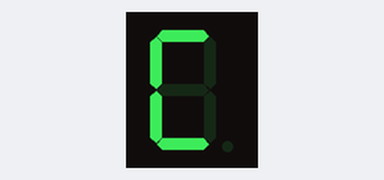
Bench run of a sketch on a simulated Arduino Uno, built with avr-gcc and run on an emulated ATmega328P. On the bench: 1-digit seven-segment display. Wiring (inferred from the names in the program): 1-digit 7-segment display, segments lit when HIGH: segments pin 5, pin 6, pin 7, pin 8, pin 9, pin 10, pin 11. The segment pins are drawn as the display they are named for.

Above: at 0.1 s.
At 1.6 s:
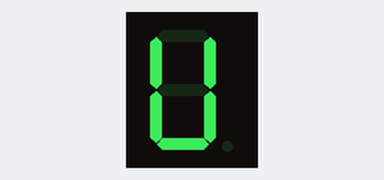
At 2.1 s:
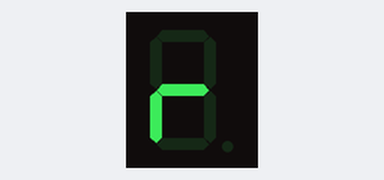
At 2.6 s:
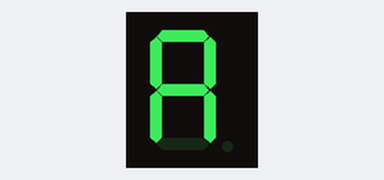

Measured:
- by itself, everything shown: repeats every 3.0 s, in 6 steps
- what the display in image 1 shows lasts 0.5 s, from 1.5 s to 2.0 s

The sketch:

EX1.ino
```cpp
/**************************************************************************
**                                                                       **
**                                                                       **
**                                TÍTOL:                                 **
**                                                                       **
**                                                                       **
**                                                                       **
**                                                                       **
**NOM: Bogdan Laurentiu Cucura                            DATA:          **
**************************************************************************/

//****************************INCLUDE**************************************


//****************************VARIABLE*************************************

const byte a = 5;
const byte b = 6;
const byte c = 7;
const byte d = 8;
const byte e = 9;
const byte f = 10;
const byte g = 11;
//****************************SETUP****************************************

void setup() {                 //configura el final de salida
pinMode (a, OUTPUT);
pinMode (b, OUTPUT);
pinMode (c, OUTPUT);
pinMode (d, OUTPUT);
pinMode (e, OUTPUT);
pinMode (f, OUTPUT);
pinMode (g, OUTPUT);
}

//****************************LOOP*****************************************
void loop() {                 //configura el bucle
digitalWrite (a, HIGH);
digitalWrite (b, LOW);
digitalWrite (c, LOW);
digitalWrite (d, HIGH);
digitalWrite (e, HIGH);
digitalWrite (f, HIGH);
digitalWrite (g, LOW);

delay(500);

digitalWrite (a, LOW);
digitalWrite (b, HIGH);
digitalWrite (c, HIGH);
digitalWrite (d, HIGH);
digitalWrite (e, HIGH);
digitalWrite (f, HIGH);
digitalWrite (g, LOW);

delay(500);

digitalWrite (a, HIGH);
digitalWrite (b, LOW);
digitalWrite (c, LOW);
digitalWrite (d, HIGH);
digitalWrite (e, HIGH);
digitalWrite (f, HIGH);
digitalWrite (g, LOW);

delay(500);

digitalWrite (a, LOW);
digitalWrite (b, HIGH);
digitalWrite (c, HIGH);
digitalWrite (d, HIGH);
digitalWrite (e, HIGH);
digitalWrite (f, HIGH);
digitalWrite (g, LOW);

delay(500);

digitalWrite (a, LOW);
digitalWrite (b, LOW);
digitalWrite (c, LOW);
digitalWrite (d, LOW);
digitalWrite (e, HIGH);
digitalWrite (f, LOW);
digitalWrite (g, HIGH);

delay(500);

digitalWrite (a, HIGH);
digitalWrite (b, HIGH);
digitalWrite (c, HIGH);
digitalWrite (d, LOW);
digitalWrite (e, HIGH);
digitalWrite (f, HIGH);
digitalWrite (g, HIGH);

delay(500);


}

//****************************FUNCIONS*************************************
```
